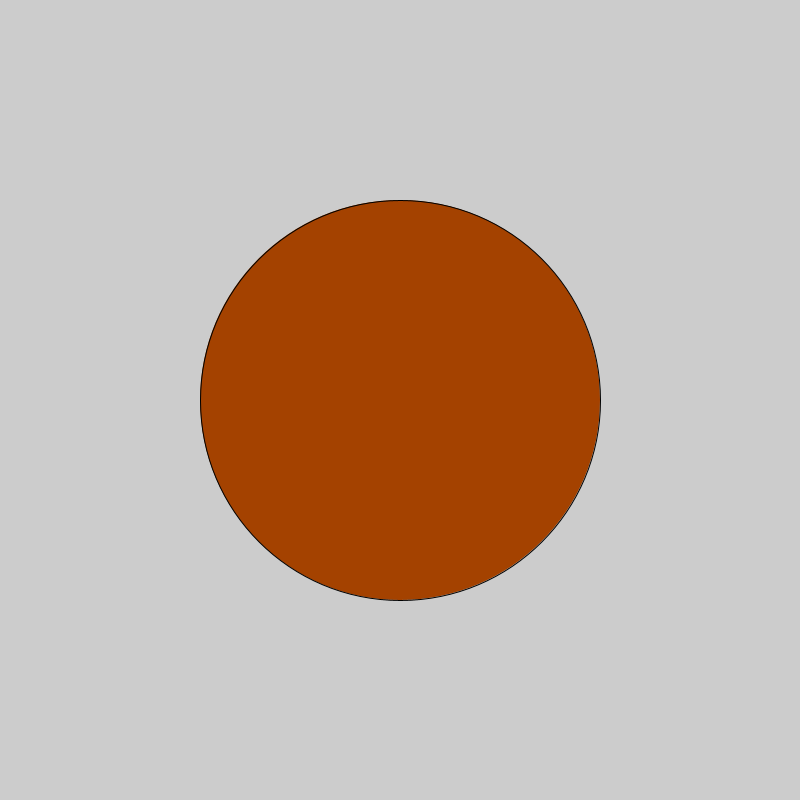
Frame 1 (no input)
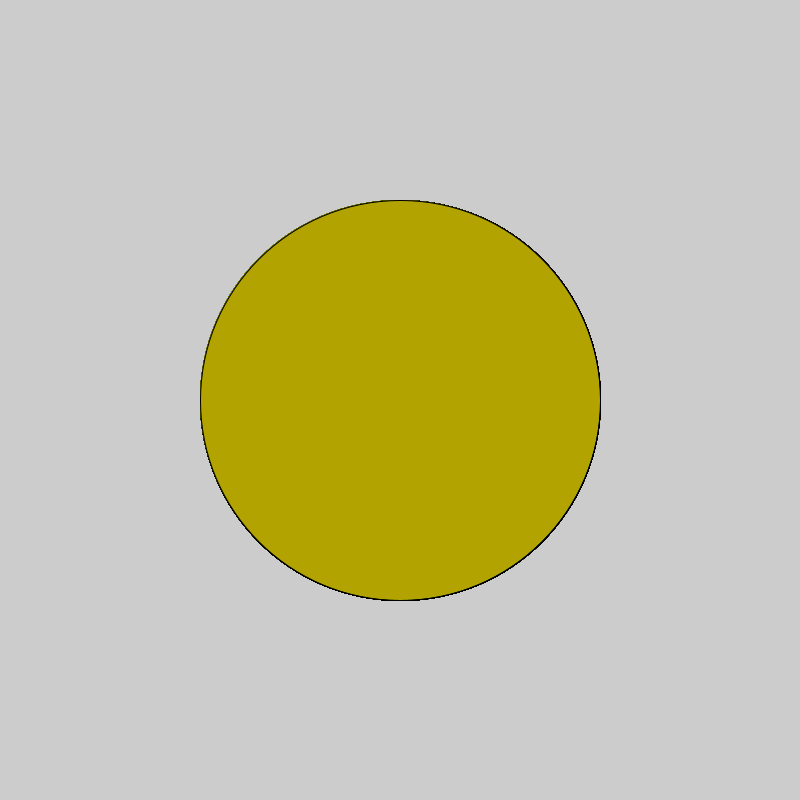
Frame 60 (the mouse pressed at the canvas centre just before this capture)
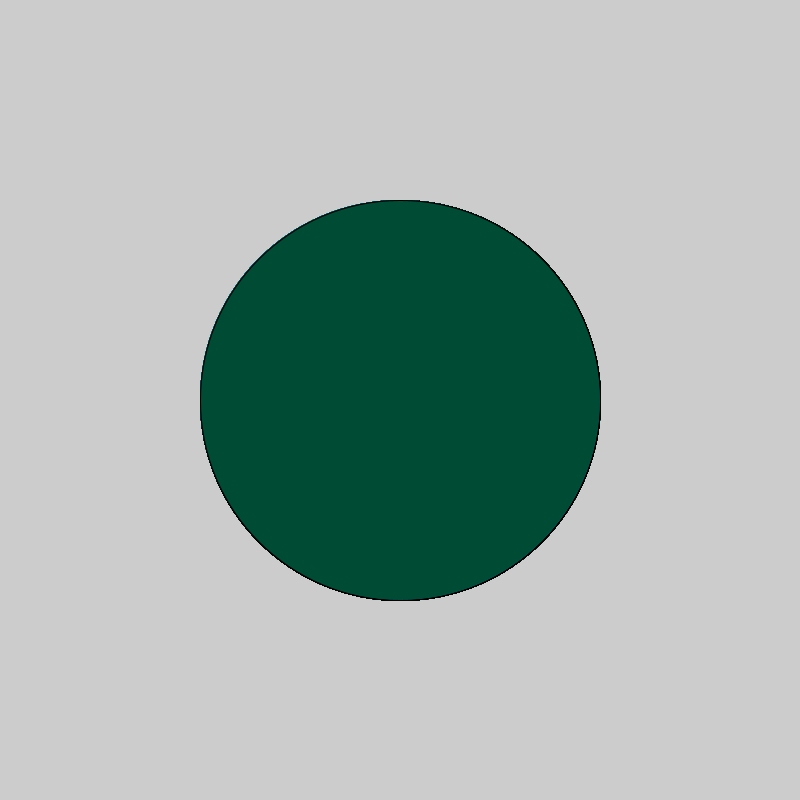
Frame 120 (the mouse held since frame 60 and released just before this capture)

The Processing sketch that drew these frames (run headless with seeded random() and noise(); from frame 60 on, the mouse is pressed at the canvas centre):

// Processing sketch: Logical_Dot
// ── Logical_Dot.pde
void setup() {
  size(800, 800);
  fill(0, 255, 255);
}

void draw() {
  if(mousePressed) {
    fill(0, random(0, 255), random(0, 255));
  } else {
    fill(random(0, 255), random(0, 255), 0);
  }
  ellipse(400, 400, 400, 400);
}
